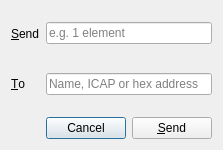
<?xml version="1.0" encoding="UTF-8"?>
<ui version="4.0">
 <class>SendDialog</class>
 <widget class="QDialog" name="SendDialog">
  <property name="geometry">
   <rect>
    <x>0</x>
    <y>0</y>
    <width>223</width>
    <height>150</height>
   </rect>
  </property>
  <property name="sizePolicy">
   <sizepolicy hsizetype="Fixed" vsizetype="Fixed">
    <horstretch>0</horstretch>
    <verstretch>0</verstretch>
   </sizepolicy>
  </property>
  <property name="minimumSize">
   <size>
    <width>0</width>
    <height>150</height>
   </size>
  </property>
  <property name="maximumSize">
   <size>
    <width>223</width>
    <height>150</height>
   </size>
  </property>
  <property name="windowTitle">
   <string>Send Transaction</string>
  </property>
  <layout class="QVBoxLayout" name="verticalLayout">
   <item>
    <layout class="QGridLayout" name="gridLayout">
     <item row="0" column="0" rowspan="2">
      <widget class="QLabel" name="label_2">
       <property name="text">
        <string>&amp;Send</string>
       </property>
       <property name="alignment">
        <set>Qt::AlignLeading|Qt::AlignLeft|Qt::AlignVCenter</set>
       </property>
       <property name="buddy">
        <cstring>value</cstring>
       </property>
      </widget>
     </item>
     <item row="2" column="0" rowspan="2">
      <widget class="QLabel" name="label">
       <property name="text">
        <string>&amp;To</string>
       </property>
       <property name="buddy">
        <cstring>to</cstring>
       </property>
      </widget>
     </item>
     <item row="0" column="1" rowspan="2">
      <widget class="QLineEdit" name="value">
       <property name="inputMask">
        <string/>
       </property>
       <property name="text">
        <string/>
       </property>
       <property name="placeholderText">
        <string>e.g. 1 element</string>
       </property>
      </widget>
     </item>
     <item row="2" column="1" rowspan="2">
      <widget class="QLineEdit" name="to">
       <property name="text">
        <string/>
       </property>
       <property name="placeholderText">
        <string>Name, ICAP or hex address</string>
       </property>
      </widget>
     </item>
    </layout>
   </item>
   <item>
    <spacer name="verticalSpacer">
     <property name="orientation">
      <enum>Qt::Vertical</enum>
     </property>
     <property name="sizeType">
      <enum>QSizePolicy::Fixed</enum>
     </property>
     <property name="sizeHint" stdset="0">
      <size>
       <width>0</width>
       <height>5</height>
      </size>
     </property>
    </spacer>
   </item>
   <item>
    <layout class="QHBoxLayout" name="horizontalLayout">
     <item>
      <widget class="QLabel" name="problem">
       <property name="enabled">
        <bool>true</bool>
       </property>
       <property name="styleSheet">
        <string notr="true">color: darkred</string>
       </property>
       <property name="text">
        <string/>
       </property>
      </widget>
     </item>
     <item>
      <spacer name="horizontalSpacer">
       <property name="orientation">
        <enum>Qt::Horizontal</enum>
       </property>
       <property name="sizeHint" stdset="0">
        <size>
         <width>0</width>
         <height>0</height>
        </size>
       </property>
      </spacer>
     </item>
     <item>
      <widget class="QPushButton" name="cancel">
       <property name="minimumSize">
        <size>
         <width>80</width>
         <height>0</height>
        </size>
       </property>
       <property name="maximumSize">
        <size>
         <width>80</width>
         <height>16777215</height>
        </size>
       </property>
       <property name="text">
        <string>Cancel</string>
       </property>
       <property name="shortcut">
        <string>Esc</string>
       </property>
      </widget>
     </item>
     <item>
      <widget class="QPushButton" name="send">
       <property name="enabled">
        <bool>true</bool>
       </property>
       <property name="minimumSize">
        <size>
         <width>80</width>
         <height>0</height>
        </size>
       </property>
       <property name="maximumSize">
        <size>
         <width>80</width>
         <height>16777215</height>
        </size>
       </property>
       <property name="text">
        <string>&amp;Send</string>
       </property>
       <property name="default">
        <bool>false</bool>
       </property>
      </widget>
     </item>
    </layout>
   </item>
  </layout>
 </widget>
 <resources/>
 <connections/>
</ui>
